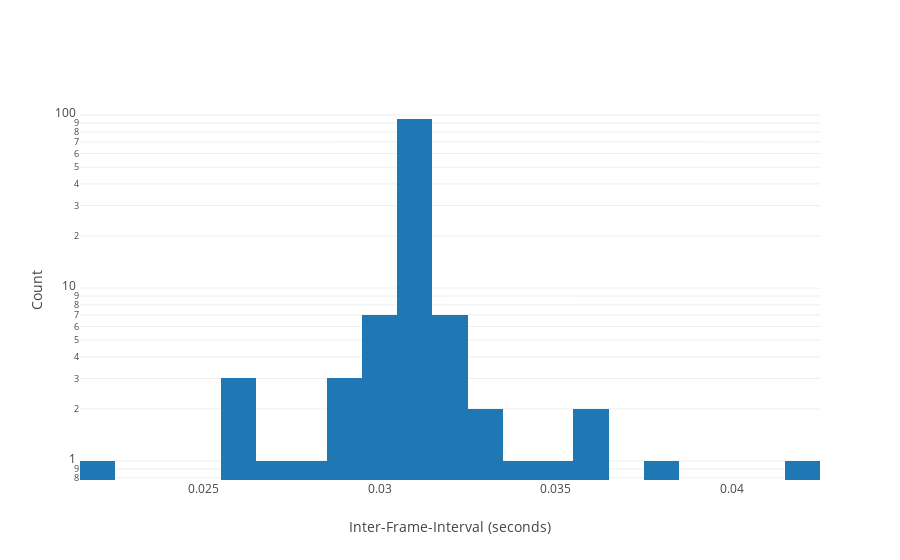

Source (notebook cell):
### Markdown cell above
## Histogram of inter-frame-interval

### Code cell
histData = go.Histogram(x=myDiff)

fig = {
    'data': [histData],
    'layout': {
        'xaxis': {'title': 'Inter-Frame-Interval (seconds)'},
        'yaxis': {'title': "Count", 'type': "log"}
    }
}

iplot(fig, filename='pandas/multiple-scatter')
